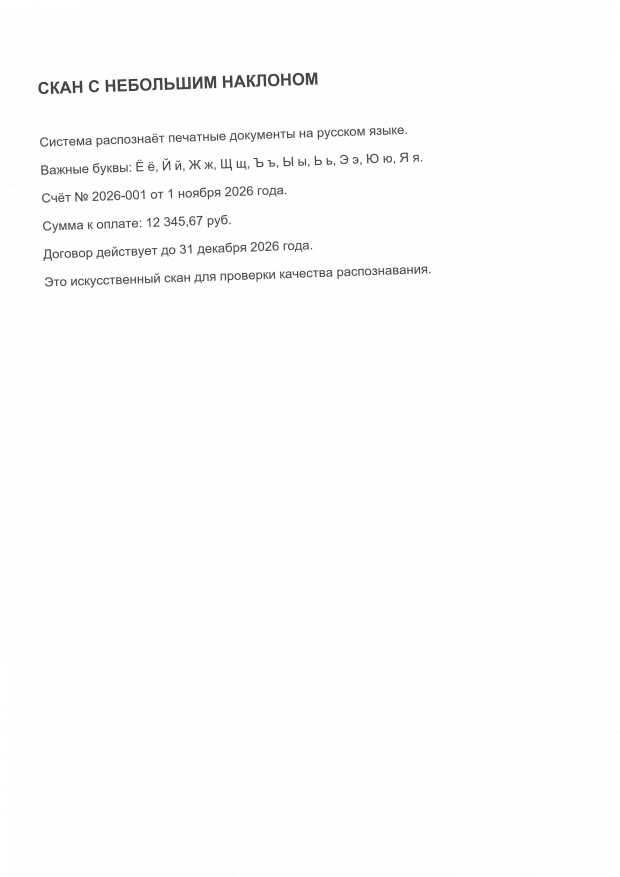
#> input picture tests/data/russian_ocr/sources/degraded.jpg, 2480 x 3508 px (shown at 1/4 size)
$ python -i ocr_region_pixels.py   (imports and definitions only)
#> lines starting #> are read from the running program, lines starting #| are printed output that depends on the picture; after the words box and inside, x2 and y2 are one past the last pixel; in counts of white or black regions, pixels touching at a corner belong together
#> further down, picture is the input picture: shape (3508, 2480); min 33, max 255, mean 251.8
# SPDX-FileCopyrightText: The Docling Contributors
# SPDX-License-Identifier: MIT

"""Clean original OCR regions without changing their printed characters."""

from statistics import median

import numpy as np


# [22 lines left out: functions light_on_dark, trim_light_text, not called in this run]


def clean_region(gray: np.ndarray, *, remove_noise: bool = False) -> np.ndarray:
    """Remove long border rules, then crop to glyphs without deleting dots."""
#> called with remove_noise = False
    import cv2

    height, width = gray.shape
#> height = 3508; width = 2480
    if height < 4 or width < 4:
        return gray
    threshold, ink = cv2.threshold(
        gray, 0, 255, cv2.THRESH_BINARY_INV | cv2.THRESH_OTSU
    )
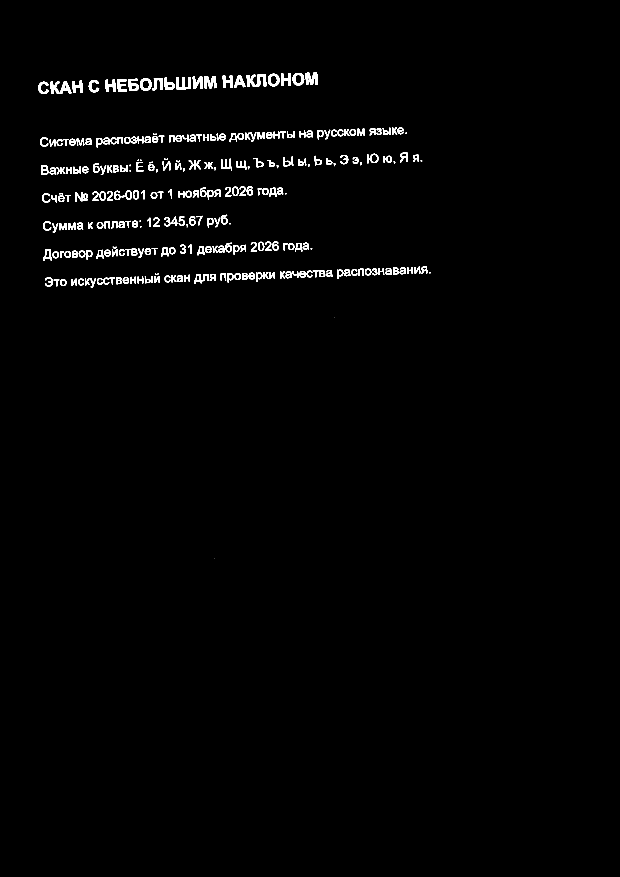
#> ink: shape (3508, 2480) (shown at 1/4 size); 1.2% white; 283 white regions (2 under 20 px), largest, box (x1, y1, x2, y2) and area: (203, 325, 286, 375) 2013, (705, 308, 763, 358) 1612, (1223, 290, 1270, 340) 1585
#> threshold = 168
    horizontal = cv2.morphologyEx(
        ink, cv2.MORPH_OPEN, np.ones((1, max(15, round(width * 0.7))), np.uint8)
    )
#> horizontal: shape (3508, 2480); every value is 0
    vertical = cv2.morphologyEx(
        ink, cv2.MORPH_OPEN, np.ones((max(10, round(height * 0.7)), 1), np.uint8)
    )
    vertical[:, round(width * 0.15) : round(width * 0.85)] = 0
    mask = cv2.dilate(cv2.bitwise_or(horizontal, vertical), np.ones((2, 2), np.uint8))
    result = gray.copy()
    result[mask > 0] = 255
    # Keep the source threshold. Whitened rules must not turn gray paper
    # into foreground when a second Otsu threshold sees the new white pixels.
    _, ink = cv2.threshold(result, threshold, 255, cv2.THRESH_BINARY_INV)
    _, labels, stats, _ = cv2.connectedComponentsWithStats(
        np.asarray(ink, dtype=np.uint8), connectivity=8
    )
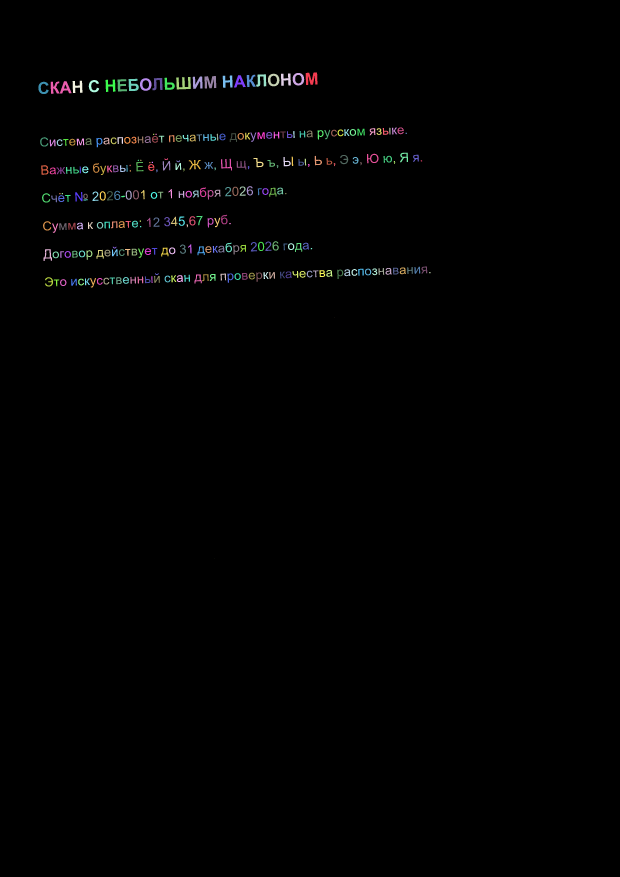
#> labels: shape (3508, 2480) int32 (shown at 1/4 size); 284 distinct labels, from 0 to 283; one colour per label, 0 black
#> stats = 284 rows, first 6: [0, 0, 2480, 3508, 8598746], [1223, 290, 47, 50, 1585], [1171, 292, 46, 50, 1149], [1072, 295, 46, 50, 1153], [1124, 294, 39, 49, 1089], [1024, 297, 41, 50, 1079]
    body = [
        stat
        for stat in stats[1:]
        if stat[cv2.CC_STAT_HEIGHT] >= height * 0.25
        and stat[cv2.CC_STAT_AREA] >= 8
        and stat[cv2.CC_STAT_WIDTH] < width * 0.9
    ]
#> body = []
    if not body:
        return result
    char_height = median(int(stat[cv2.CC_STAT_HEIGHT]) for stat in body)
    if remove_noise:
        for label, stat in enumerate(stats[1:], 1):
            if (
                stat[cv2.CC_STAT_AREA] < max(3, char_height**2 * 0.012)
                or stat[cv2.CC_STAT_HEIGHT] < char_height * 0.18
            ):
                result[labels == label] = 255
    padding = max(2, round(char_height * 0.15))
    top = max(0, min(int(stat[cv2.CC_STAT_TOP]) for stat in body) - padding)
    left = max(0, min(int(stat[cv2.CC_STAT_LEFT]) for stat in body) - padding)
    bottom = min(
        height,
        max(int(stat[cv2.CC_STAT_TOP] + stat[cv2.CC_STAT_HEIGHT]) for stat in body)
        + padding,
    )
    right = min(
        width,
        max(int(stat[cv2.CC_STAT_LEFT] + stat[cv2.CC_STAT_WIDTH]) for stat in body)
        + padding,
    )
    return result[top:bottom, left:right]


def terminal_exclamation(gray: np.ndarray) -> bool:
    """Recognize a final separate stem and dot without inventing punctuation."""
    import cv2

    if gray.ndim != 2 or min(gray.shape) < 5:
        return False
    source = clean_region(gray)
    _, ink = cv2.threshold(source, 0, 255, cv2.THRESH_BINARY_INV | cv2.THRESH_OTSU)
    _, _, stats, _ = cv2.connectedComponentsWithStats(ink)
    body = [s for s in stats[1:] if s[3] >= source.shape[0] * 0.35 and s[4] >= 4]
#> body = []
    if len(body) < 4:
        return False
    height = median(int(s[3]) for s in body)
    for stem in body:
        x, y, width, h, _ = map(int, stem)
        if (
            x < source.shape[1] * 0.75
            or not height * 0.45 <= h <= height * 1.2
            or width > h * 0.45
        ):
            continue
        for dot in stats[1:]:
            dx, dy, dw, dh, area = map(int, dot)
            if (
                area >= 1
                and dw <= max(2, height * 0.35)
                and dh <= max(2, height * 0.3)
                and 0 <= dy - (y + h) <= height * 0.5
                and abs((dx + dw / 2) - (x + width / 2)) <= max(2, width)
                and not any(
                    other[0] > x + width + height * 0.4 and other[3] >= height * 0.5
                    for other in body
                )
            ):
                return True
    return False


# [206 lines left out: functions printed_dash, photo_contrast, two_bar_marker, _two_bar_shape, not called in this run]

>>> import cv2
>>> picture = cv2.imread('../../tests/data/russian_ocr/sources/degraded.jpg', cv2.IMREAD_GRAYSCALE)
>>> result = terminal_exclamation(picture)
#> result = False

$ run again, on tests/data/russian_ocr/sources/mixed.png
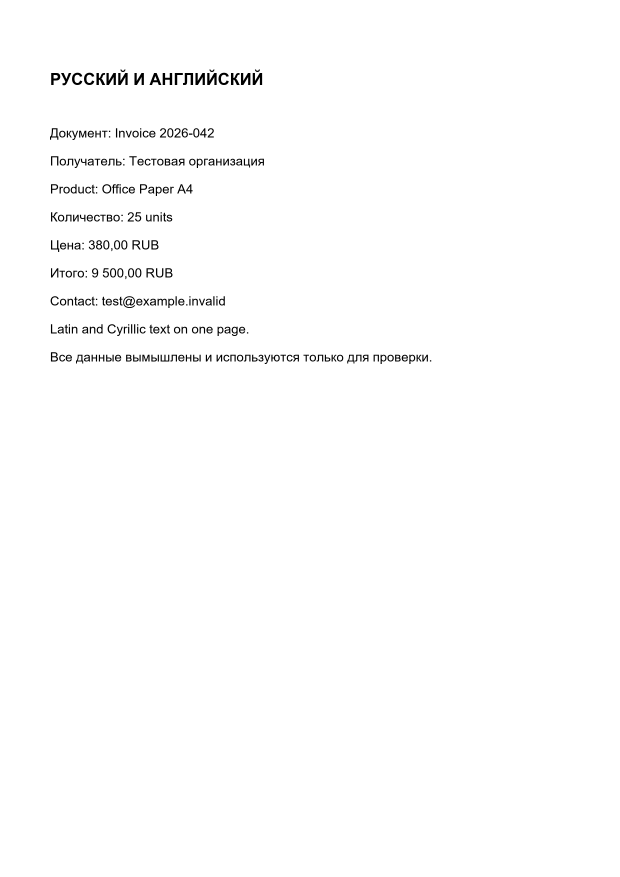
#> input picture tests/data/russian_ocr/sources/mixed.png, 2480 x 3508 px (shown at 1/4 size)
#> picture is the input picture: shape (3508, 2480); min 0, max 255, mean 252.4
#> in clean_region, `threshold, ink = cv2.threshold( gray, 0, 255, cv2.THRESH_BINARY_INV | ..`:
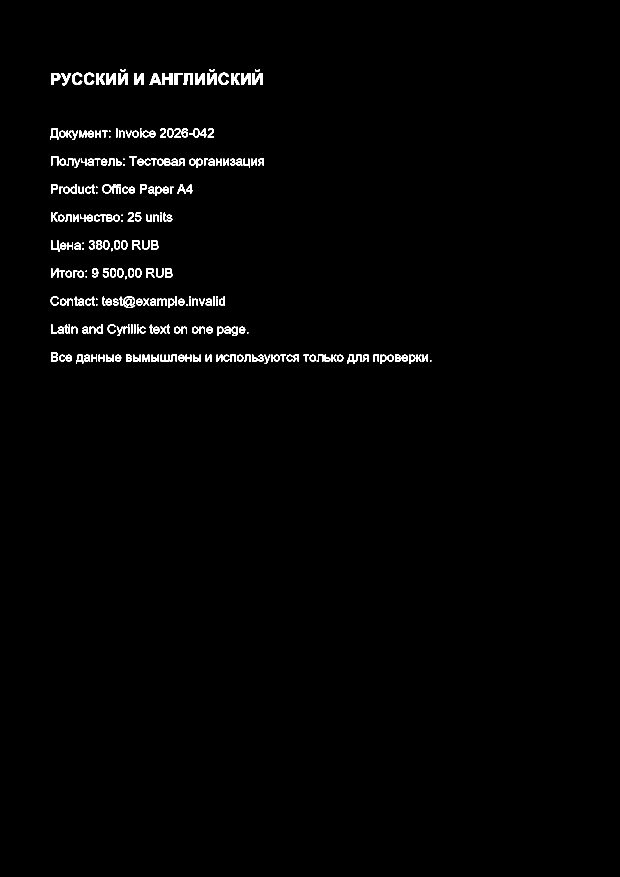
#> ink: shape (3508, 2480) (shown at 1/4 size); 1% white; 269 white regions, largest, box (x1, y1, x2, y2) and area: (426, 292, 464, 340) 1207, (473, 292, 511, 340) 1207, (538, 292, 576, 340) 1207
#> threshold = 134
#> horizontal: shape (3508, 2480); every value is 0
#> in clean_region, `_, labels, stats, _ = cv2.connectedComponentsWithStats( np.asarray(ink..`:
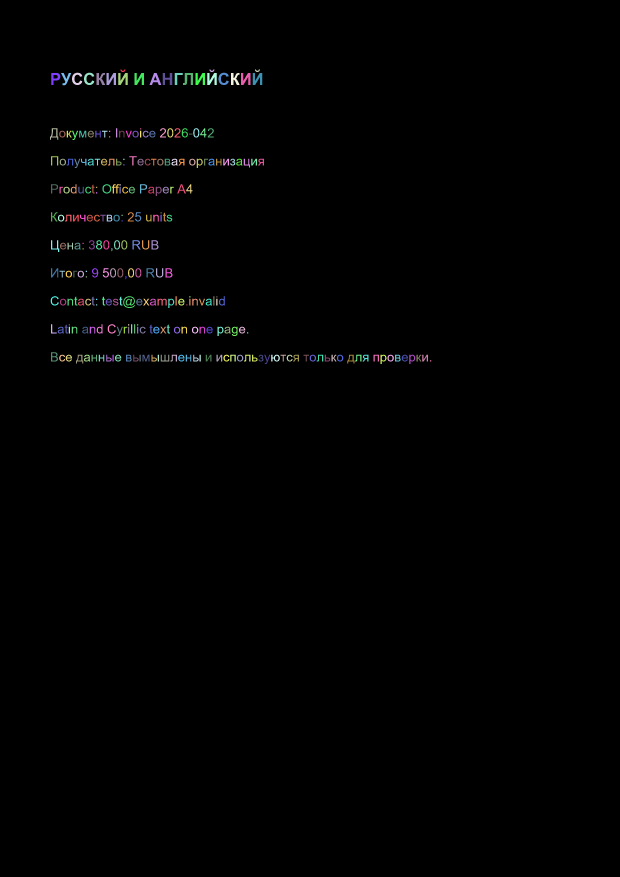
#> labels: shape (3508, 2480) int32 (shown at 1/4 size); 270 distinct labels, from 0 to 269; one colour per label, 0 black
#> in clean_region, `_, labels, stats, _ = cv2.connectedComponentsWithStats( np.asarray(ink..`: stats = 270 rows, first 6: [0, 0, 2480, 3508, 8610068], [482, 278, 20, 10, 115], [838, 278, 20, 10, 115], [1020, 278, 20, 10, 115], [288, 291, 41, 49, 911], [336, 291, 41, 49, 911]
#> in clean_region, `body = [ stat for stat in stats[1:] if stat[cv2.CC_STAT_HEIGHT] >= hei..`: body = []
#> result = False

$ run again, on tests/data/russian_ocr/sources/table.png
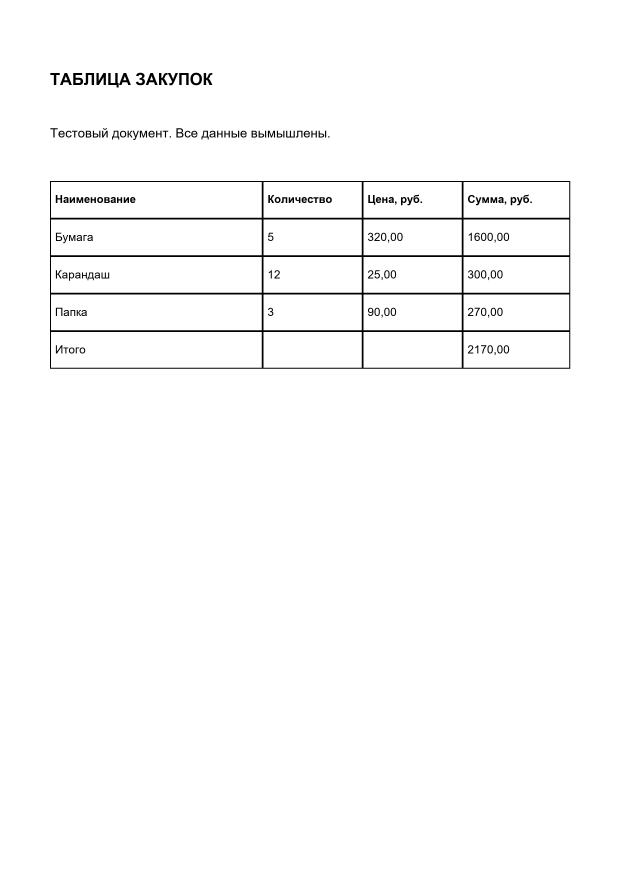
#> input picture tests/data/russian_ocr/sources/table.png, 2480 x 3508 px (shown at 1/4 size)
#> picture is the input picture: shape (3508, 2480); min 0, max 255, mean 250.5
#> in clean_region, `threshold, ink = cv2.threshold( gray, 0, 255, cv2.THRESH_BINARY_INV | ..`:
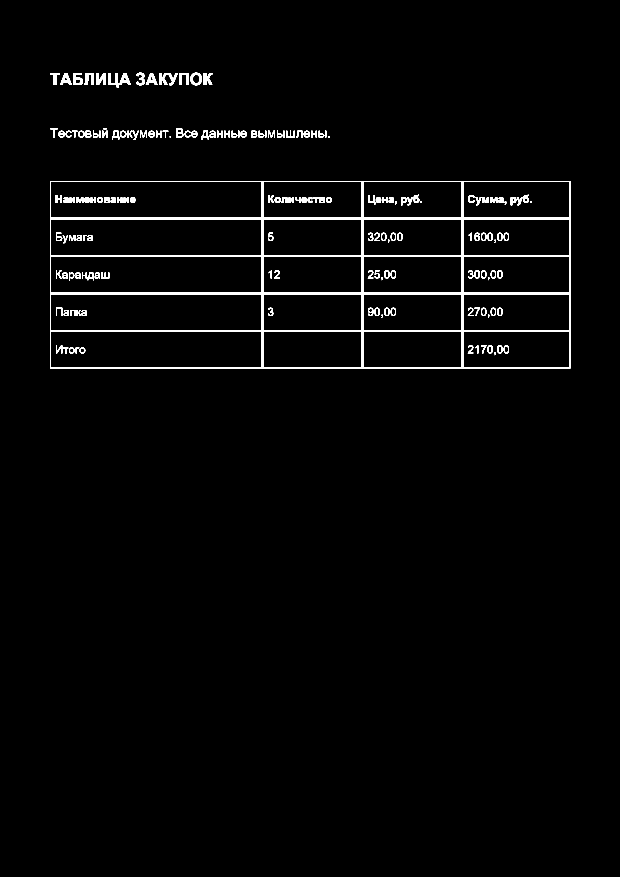
#> ink: shape (3508, 2480) (shown at 1/4 size); 1.8% white; 168 white regions, largest, box (x1, y1, x2, y2) and area: (200, 724, 2281, 1475) 95651, (293, 292, 332, 340) 1212, (386, 292, 424, 340) 1205
#> threshold = 129
#> horizontal: shape (3508, 2480); 0.86% white; 6 white regions, box (x1, y1, x2, y2) and area: (201, 871, 2282, 878) 14567, (201, 1021, 2282, 1028) 14567, (201, 1171, 2282, 1178) 14567, (201, 1321, 2282, 1328) 14567, (201, 724, 2282, 728) 8324, (201, 1471, 2282, 1475) 8324
#> vertical: shape (3508, 2480); every value is 0
#> mask: shape (3508, 2480); 1% white; 6 white regions, box (x1, y1, x2, y2) and area: (201, 871, 2283, 879) 16656, (201, 1021, 2283, 1029) 16656, (201, 1171, 2283, 1179) 16656, (201, 1321, 2283, 1329) 16656, (201, 724, 2283, 729) 10410, (201, 1471, 2283, 1476) 10410
#> in clean_region, `_, labels, stats, _ = cv2.connectedComponentsWithStats( np.asarray(ink..`:
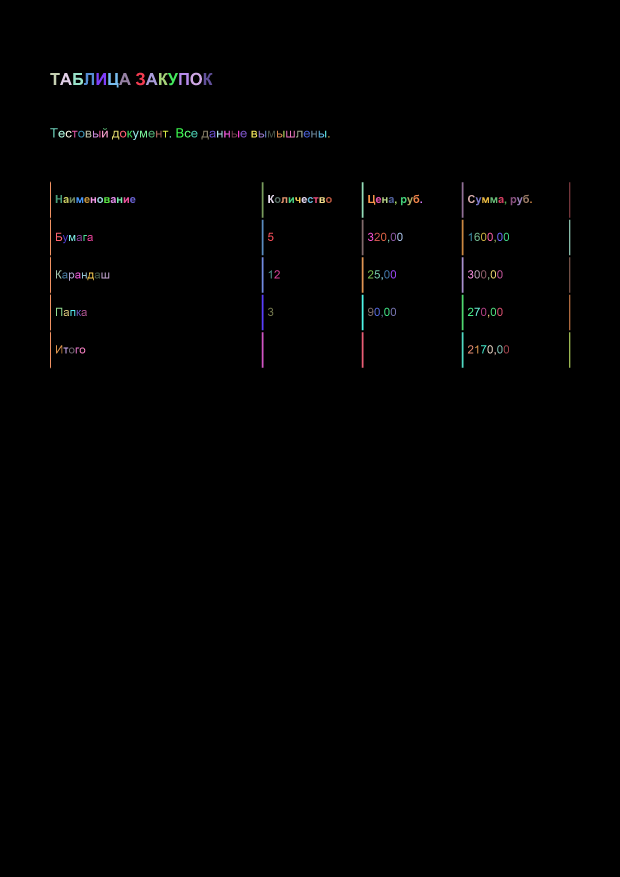
#> labels: shape (3508, 2480) int32 (shown at 1/4 size); 189 distinct labels, from 0 to 188; one colour per label, 0 black
#> in clean_region, `_, labels, stats, _ = cv2.connectedComponentsWithStats( np.asarray(ink..`: stats = 189 rows, first 6: [0, 0, 2480, 3508, 8621634], [544, 291, 36, 50, 903], [762, 291, 46, 50, 1142], [201, 292, 38, 48, 704], [240, 292, 47, 48, 1020], [293, 292, 39, 48, 1212]
#> in clean_region, `body = [ stat for stat in stats[1:] if stat[cv2.CC_STAT_HEIGHT] >= hei..`: body = []
#> in terminal_exclamation, `_, _, stats, _ = cv2.connectedComponentsWithStats(ink)`: stats = 189 rows, first 6: [0, 0, 2480, 3508, 8621399], [544, 291, 36, 50, 907], [762, 291, 46, 50, 1144], [201, 292, 38, 48, 704], [240, 292, 47, 48, 1020], [293, 292, 39, 48, 1213]
#> in terminal_exclamation, `body = [s for s in stats[1:] if s[3] >= source.shape[0] * 0.35 and s[4..`: body = []
#> `result = terminal_exclamation(picture)`: result = False
